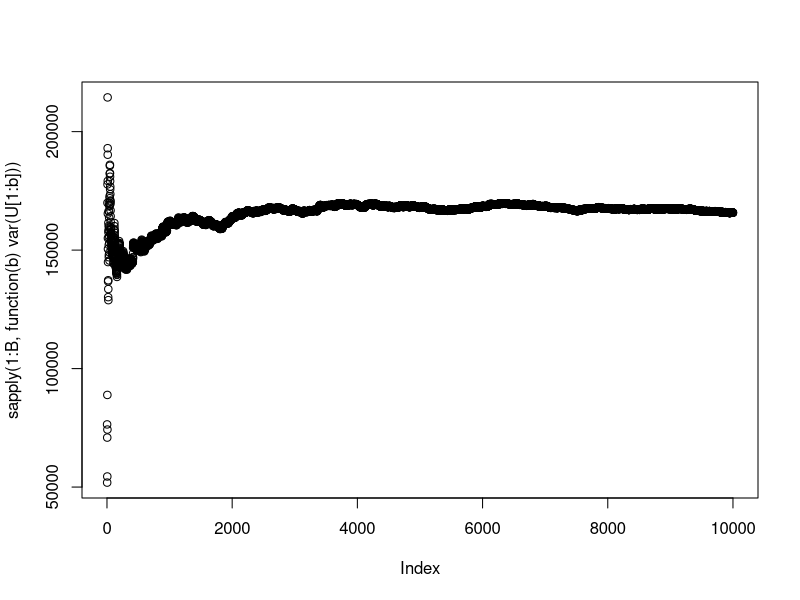
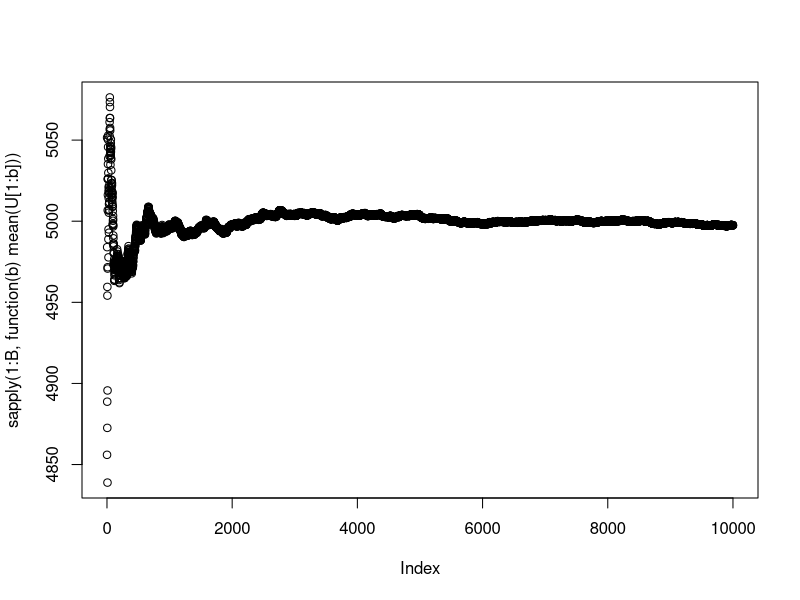
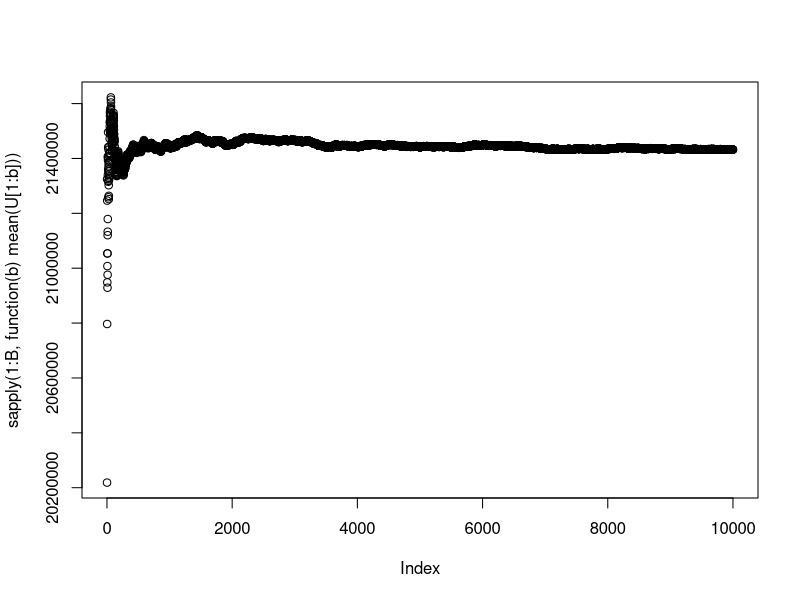

Write R code to recreate these figures, in order. (Note: a time limit stopped this script after it produced the figures.)

# Comportamento asintotico Wilcoxon Mann-Whitney
m = 100
n = 100
B = 10^4

U = vector()

for(b in 1:B){

  X = runif(n=m, min=0, max=2)
  Y = runif(n=n, min=0, max=2)

  Uj = sapply(1:n, function(j) sum(X<Y[j]))
  U[b] = sum(Uj)

}

var(U)
plot(sapply(1:B, function(b) var(U[1:b])))
plot(sapply(1:B, function(b) mean(U[1:b])))
theta = m*n/2
varr = (m*n*(m+n))/12



# Comportamento asintotico statistica test per k=3
m = 400
n = 400
B = 10^4

U = vector()

for(b in 1:B){

  X = runif(n=m, min=0, max=2)
  Y = runif(n=n, min=0, max=2)

  Uj = sapply(1:n, function(j) sum(X<Y[j]))
  Uj2 = Uj^2
  U[b] = sum(Uj2+Uj)

}
mean(U)
# var(U)
# plot(sapply(1:B, function(b) var(U[1:b])))
plot(sapply(1:B, function(b) mean(U[1:b])))
(theta = n*(m*0.5+m^2/3))
# varr







# Verifico correttezza della riscrittura della funzione kernel
m = 100
n = 100
B = 30

Uv1 = vector()
Uv2 = vector()

for(b in 1:B){

  X = runif(n=m, min=0, max=2)
  Y = runif(n=n, min=0, max=2)

  Uj = sapply(1:n, function(j) sum(X<Y[j]))
  Uj2 = Uj^2
  Uv1[b] = sum(Uj2+Uj)

  cond = matrix(nrow=n, ncol=m)
  for(j in 1:n){
    for(i in 1:m){
      if(X[i]<Y[j]){
        for(h in 1:m){
          cond[j,i] = sum(X<Y[j])
        }
      }
      else{
        cond[j,i] = F
      }
    }
  }
  condd = apply(cond, MARGIN = 1, FUN = sum)
  Uv2[b] = sum(condd+Uj)

}

Uv2==Uv1




# Verifico correttezza valore atteso della funzione kernel h
ciclefun = function(indices, index, cond){
  res = sapply(indices, function(j) min(cond[j],cond[index]))
  return(res)
}




hfun = function(x, y){
  cond = x<y
  aus = vector()
  nr = length(x)

  condoublematrix = sapply(1:nr, function(i) ciclefun(indices=1:nr, index=i, cond=cond))

  h = sum(cond)+sum(apply(condoublematrix, MARGIN = 1, FUN=sum))
  #h1 = sum(cond)+sum(sapply(1:nr, function(i) sum(condoublematrix[i,])))

  return(h)
}



m = 10
n = 10
B = 10^7
set.seed(123)
kernelvalues = vector()
X1 = runif(n=1, min=0, max=2)

for(b in 1:B){

  X = c(X1, runif(n=(m-1), min=0, max=2))
  Y = runif(n=1, min=0, max=2)

  kernelvalues[b] = hfun(X, Y)

}
mean(kernelvalues)

(2*m^2+5*m+5)/6-2*punif(X1, min = 0, max = 2)-(m-1)*(punif(X1, min = 0, max = 2))^2






# Verifico esattezza della forma chiusa del valore atteso di 1{x1<Y, X<Y}, dove Y,X random e X1 fissato

B=10^6

X1 = runif(n=1, min=0, max=2)
res = vector()

for(b in 1:B){

  X = runif(n=1, min=0, max=2)
  Y = runif(n=1, min=0, max=2)

  res[b] = ifelse((X1<Y & X<Y), 1, 0)

}
mean(res)
0.5*(1-punif(X1, min = 0, max = 2))^2+(1-punif(X1, min = 0, max = 2))*punif(X1, min = 0, max = 2)




# Verifico esattezza della forma chiusa del valore atteso di 1{x1<Y, X2<Y}, dove Y,X1,X2 random
B=10^6

res = vector()

for(b in 1:B){

  X1 = runif(n=1, min=0, max=2)
  X2 = runif(n=1, min=0, max=2)
  Y = runif(n=1, min=0, max=2)

  res[b] = ifelse((X1<Y & X2<Y), 1, 0)

}
mean(res)
1/3



# Verifico esattezza della forma chiusa del valore atteso di 1{x<Y}, dove Y,X random
B=10^6

res = vector()

for(b in 1:B){

  X = runif(n=1, min=0, max=2)
  Y = runif(n=1, min=0, max=2)

  res[b] = ifelse(X<Y, 1, 0)

}
mean(res)
1/2




# Verifico esattezza della forma chiusa di P(x1<Xh<Xr)

B=10^6

res = vector()
x1 = runif(n=1, min=0, max=2)
for(b in 1:B){

  Xh = runif(n=1, min=0, max=2)
  Xr = runif(n=1, min=0, max=2)

  res[b] = ifelse(Xh<Xr & x1<Xh, 1, 0)

}
mean(res)
0.5*(1-punif(x1, min = 0, max = 2))^2





# Verifico esattezza della forma chiusa di P(Xh<x1<Xr)

B=10^6

res = vector()
x1 = runif(n=1, min=0, max=2)
for(b in 1:B){

  Xh = runif(n=1, min=0, max=2)
  Xr = runif(n=1, min=0, max=2)

  res[b] = ifelse(Xh<x1 & x1<Xr, 1, 0)

}
mean(res)
(1-punif(x1, min = 0, max = 2))*(punif(x1, min = 0, max = 2))






# Verifico esattezza della forma chiusa di P(x1>Xh>Xr)

B=10^6

res = vector()
x1 = runif(n=1, min=0, max=2)
for(b in 1:B){

  Xh = runif(n=1, min=0, max=2)
  Xr = runif(n=1, min=0, max=2)

  res[b] = ifelse(x1>Xh & Xh>Xr, 1, 0)

}
mean(res)
0.5*(punif(x1, min = 0, max = 2))^2






# Verifico esattezza della forma chiusa di P(x1<Xh<Xr<Y)

B=10^6

res = vector()
x1 = runif(n=1, min=0, max=2)
for(b in 1:B){

  Xh = runif(n=1, min=0, max=2)
  Xr = runif(n=1, min=0, max=2)
  Y = runif(n=1, min=0, max=2)

  res[b] = ifelse(x1<Xh & Xh<Xr & Xr<Y, 1, 0)

}
mean(res)
(1-punif(x1, min = 0, max = 2))^3/6





# Verifico esattezza della forma chiusa di P(Xh<x1<Xr<Y)

B=10^6

res = vector()
x1 = runif(n=1, min=0, max=2)
for(b in 1:B){

  Xh = runif(n=1, min=0, max=2)
  Xr = runif(n=1, min=0, max=2)
  Y = runif(n=1, min=0, max=2)

  res[b] = ifelse(Xh<x1 & x1<Xr & Xr<Y, 1, 0)

}
mean(res)
0.5*(1-punif(x1, min = 0, max = 2))^2*(punif(x1, min = 0, max = 2))





# Verifico esattezza della forma chiusa di P(Xh<Xr<x1<Y)

B=10^6

res = vector()
x1 = runif(n=1, min=0, max=2)
for(b in 1:B){

  Xh = runif(n=1, min=0, max=2)
  Xr = runif(n=1, min=0, max=2)
  Y = runif(n=1, min=0, max=2)

  res[b] = ifelse(Xh<Xr & Xr<x1 & x1<Y, 1, 0)

}
mean(res)
0.5*(1-punif(x1, min = 0, max = 2))*(punif(x1, min = 0, max = 2))^2









# Verifico esattezza della forma chiusa di P(x1<Y, Xh<Y, Xr<Y)

B=10^6

res = vector()
x1 = runif(n=1, min=0, max=2)
for(b in 1:B){

  Xh = runif(n=1, min=0, max=2)
  Xr = runif(n=1, min=0, max=2)
  Y = runif(n=1, min=0, max=2)

  res[b] = ifelse(Xr<Y & Xh<Y & x1<Y, 1, 0)

}
mean(res)
(1-punif(x1, min = 0, max = 2))^3/3+(1-punif(x1, min = 0, max = 2))^2*punif(x1, min = 0, max = 2)+(1-punif(x1, min = 0, max = 2))*(punif(x1, min = 0, max = 2))^2
(1-(punif(x1, min = 0, max = 2))^3)/3




# Verifico esattezza della forma chiusa di
# sum_{h=2}^m (sum_{r=2}^m 1{Xh<Y, Xi<Y, Xr<Y})

B=10^5
m=10

#set.seed(123)
res = vector()

for(b in 1:B){

  Xh = runif(n=(m-1), min=0, max=2)
  Xi = runif(n=1, min=0, max=2)
  X = c(Xi, Xh)
  Y = runif(n=1, min=0, max=2)

  cond1 = ifelse(Xi<Y, 1, 0)
  cond2aus = X<Y
  cond2 = sum(cond2aus%*%t(cond2aus))
  res[b] = cond2*cond1

}

mean(res)
(m-2)*(m/4+1/4)+1/2




# Verifico esattezza della forma chiusa di P(Xr<Xh<Xi<x1<Y)

B=10^6

res = vector()
x1 = runif(n=1, min=0, max=2)
for(b in 1:B){

  Xh = runif(n=1, min=0, max=2)
  Xr = runif(n=1, min=0, max=2)
  Xi = runif(n=1, min=0, max=2)
  Y = runif(n=1, min=0, max=2)

  res[b] = ifelse(Xr<Xh & Xh<Xi & Xi<x1 & x1<Y, 1, 0)

}
mean(res)
(punif(x1, min = 0, max = 2))^3/6*(1-punif(x1, min = 0, max = 2))





# Verifico esattezza della forma chiusa di P(Xr<Xh<x1<Xi<Y)

B=10^6

res = vector()
x1 = runif(n=1, min=0, max=2)
for(b in 1:B){

  Xh = runif(n=1, min=0, max=2)
  Xr = runif(n=1, min=0, max=2)
  Xi = runif(n=1, min=0, max=2)
  Y = runif(n=1, min=0, max=2)

  res[b] = ifelse(Xr<Xh & Xh<x1 & x1<Xi & Xi<Y, 1, 0)

}
mean(res)
(punif(x1, min = 0, max = 2))^2/4*(1-punif(x1, min = 0, max = 2))^2





# Verifico esattezza della forma chiusa di P(Xr<x1<Xh<Xi<Y)

B=10^6

res = vector()
x1 = runif(n=1, min=0, max=2)
for(b in 1:B){

  Xh = runif(n=1, min=0, max=2)
  Xr = runif(n=1, min=0, max=2)
  Xi = runif(n=1, min=0, max=2)
  Y = runif(n=1, min=0, max=2)

  res[b] = ifelse(Xr<x1 & x1<Xh & Xh<Xi & Xi<Y, 1, 0)

}
mean(res)
(punif(x1, min = 0, max = 2))/6*(1-punif(x1, min = 0, max = 2))^3







# Verifico esattezza della forma chiusa di P(x1<Xr<Xh<Xi<Y)

B=10^5

res = vector()
x1 = runif(n=1, min=0, max=2)
for(b in 1:B){

  Xh = runif(n=1, min=0, max=2)
  Xr = runif(n=1, min=0, max=2)
  Xi = runif(n=1, min=0, max=2)
  Y = runif(n=1, min=0, max=2)

  res[b] = ifelse(x1<Xr & Xr<Xh & Xh<Xi & Xi<Y, 1, 0)

}
mean(res)
(1-punif(x1, min = 0, max = 2))^4/24







# Verifico esattezza della forma chiusa di P(x1<Y, Xi<Y, Xh<Y, Xr<Y)

B=10^5

res = vector()
x1 = runif(n=1, min=0, max=2)
for(b in 1:B){

  Xh = runif(n=1, min=0, max=2)
  Xr = runif(n=1, min=0, max=2)
  Xi = runif(n=1, min=0, max=2)
  Y = runif(n=1, min=0, max=2)

  res[b] = ifelse(x1<Y & Xr<Y & Xh<Y & Xi<Y, 1, 0)

}
mean(res)
(1-punif(x1, min = 0, max = 2)^4)/4





# Verifico esattezza della forma chiusa di E[a1^2], i>1 dove
# a1= 1{x1<Y}+sum_{h=1}^m 1{x1<Y, Xh<Y}

B=10^5
m=10

res = vector()
x1 = runif(n=1, min=0, max=2)
for(b in 1:B){

  Xshort = runif(n=(m-1), min=0, max=2)
  X = c(x1, Xshort)
  Y = runif(n=1, min=0, max=2)

  cond2 = X<Y

  # a1
  cond11 = ifelse(x1<Y, 1, 0)
  cond21 = sum(cond2)*cond11
  a1 = cond21+cond11

  res[b] = a1^2
}

mean(res)
4*(1-(punif(x1, min = 0, max = 2)))+
  2*(m-1)*(1-(punif(x1, min = 0, max = 2))^2)+
  (m-1)^2/3*(1-(punif(x1, min = 0, max = 2))^3)





# Verifico esattezza della forma chiusa di E[ai*a1], i>1 dove
# ai= 1{Xi<Y}+sum_{h=1}^m 1{Xi<Y, Xh<Y}
# a1= 1{x1<Y}+sum_{h=1}^m 1{x1<Y, Xh<Y}

B=10^5
m=10

#set.seed(123)
res = vector()
x1 = runif(n=1, min=0, max=2)
for(b in 1:B){

  Xh = runif(n=(m-2), min=0, max=2)
  Xi = runif(n=1, min=0, max=2)
  X = c(x1, Xi, Xh)
  Y = runif(n=1, min=0, max=2)

  cond2 = X<Y

  # a1
  cond11 = ifelse(x1<Y, 1, 0)
  cond21 = sum(cond2)*cond11
  a1 = cond21+cond11

  # ai
  cond1i = ifelse(Xi<Y, 1, 0)
  cond2i = sum(cond2)*cond1i
  ai = cond2i+cond1i

  res[b] = a1*ai

}

mean(res)
(m-2)^2/4*(1-(punif(x1, min = 0, max = 2))^4)+
  2*(m-2)*(1-(punif(x1, min = 0, max = 2))^3)+
  9/2*(1-(punif(x1, min = 0, max = 2))^2)




# Verifico esattezza della forma chiusa di E[ai^2], i>1 dove
# ai= 1{Xi<Y}+sum_{h=1}^m 1{Xi<Y, Xh<Y}

B=10^5
m=10

#set.seed(123)
res = vector()
x1 = runif(n=1, min=0, max=2)
for(b in 1:B){

  Xshort = runif(n=(m-2), min=0, max=2)
  Xi = runif(n=1, min=0, max=2)
  X = c(x1, Xi, Xshort)
  Y = runif(n=1, min=0, max=2)

  cond2 = X<Y

  # ai
  cond1i = ifelse(Xi<Y, 1, 0)
  cond2i = sum(cond2)*cond1i
  ai = cond2i+cond1i

  res[b] = ai^2

}

mean(res)
2+5/3*(m-2)+(m-3)*(m-2)/4+
  2/3*(m-2)*(1-(punif(x1, min = 0, max = 2))^3)+
  5/2*(1-(punif(x1, min = 0, max = 2))^2)



# Verifico esattezza della forma chiusa di
# sum_{h=2}^m (sum_{r=2}^m 1{x1<Y, Xh<Y, Xi<Y, Xr<Y})

B=10^5
m=10

#set.seed(123)
res = vector()
x1 = runif(n=1, min=0, max=2)

for(b in 1:B){

  Xh = runif(n=(m-2), min=0, max=2)
  Xi = runif(n=1, min=0, max=2)
  X = c(Xi, Xh)
  Y = runif(n=1, min=0, max=2)

  cond1 = ifelse(x1<Y & Xi<Y, 1, 0)
  cond2aus = sapply(1:(m-1), function(j) ifelse(X[j]<Y, 1, 0))
  cond2 = sum(cond2aus%*%t(cond2aus))
  res[b] = cond2*cond1

}

mean(res)
(m-2)*(m-3)/4*(1-(punif(x1, min = 0, max = 2))^4)+(m-2)*(1-(punif(x1, min = 0, max = 2))^3)+1/2*(1-(punif(x1, min = 0, max = 2))^2)




# Verifico esattezza della forma chiusa di
# E[(sum_{h=2}^m 1{Xi<Y, Xh<Y})(sum_{r=2}^m 1{Xj<Y, Xr<Y})]

B=10^5
m=10

#set.seed(123)
res = vector()
x1 = runif(n=1, min=0, max=2)

for(b in 1:B){

  Xshort = runif(n=(m-3), min=0, max=2)
  Xi = runif(n=1, min=0, max=2)
  Xj = runif(n=1, min=0, max=2)
  X = c(x1, Xi, Xj, Xshort)
  Y = runif(n=1, min=0, max=2)

  condi = ifelse(Xi<Y, 1, 0)
  condj = ifelse(Xj<Y, 1, 0)
  condX = sum(X<Y)
  condh = condi*condX
  condr = condj*condX
  res[b] = condh*condr

}

mean(res)
1/2*(1-(punif(x1, min = 0, max = 2))^2)+(m-3)/2*(1-(punif(x1, min = 0, max = 2))^4)+4/3*(1-(punif(x1, min = 0, max = 2))^3)+(m-3)*(m-4)/5+5/4*(m-3)+4/3

(12*m^2+21*m+19)/60-(punif(x1, min = 0, max = 2))^2/2-(m-3)/4*(punif(x1, min = 0, max = 2))^4-4/3*(punif(x1, min = 0, max = 2))^3





# Verifico esattezza della forma chiusa di E[ai*aj], i,j>1 i!=j dove
# ai= 1{Xi<Y}+sum_{h=1}^m 1{Xi<Y, Xh<Y}
# aj= 1{Xj<Y}+sum_{r=1}^m 1{Xj<Y, Xr<Y}

B=10^5
m=10

#set.seed(123)
res = vector()
x1 = runif(n=1, min=0, max=2)
for(b in 1:B){

  Xshort = runif(n=(m-3), min=0, max=2)
  Xi = runif(n=1, min=0, max=2)
  Xj = runif(n=1, min=0, max=2)
  X = c(x1, Xi, Xj, Xshort)
  Y = runif(n=1, min=0, max=2)

  cond2 = X<Y

  # aj
  cond1j = ifelse(Xj<Y, 1, 0)
  cond2j = sum(cond2)*cond1j
  aj = cond2j+cond1j

  # ai
  cond1i = ifelse(Xi<Y, 1, 0)
  cond2i = sum(cond2)*cond1i
  ai = cond2i+cond1i

  res[b] = aj*ai

}

mean(res)
3+(m-3)*(4*m+19)/20+1/2*(1-(punif(x1, min = 0, max = 2))^2)+5/3*(1-(punif(x1, min = 0, max = 2))^3)+(m-3)/2*(1-(punif(x1, min = 0, max = 2))^4)





# Verifico esattezza della forma chiusa di E[h(x1, X2,...,Xm,Y)], dove
# h(x1, X2,...,Xm,Y) = sum_{i=1}^m ai dove
# ai= 1{Xi<Y}+sum_{h=1}^m 1{Xi<Y, Xh<Y}

B=10^5
m=10

res = vector()
x1 = runif(n=1, min=0, max=2)
for(b in 1:B){

  Xshort = runif(n=(m-1), min=0, max=2)
  X = c(x1, Xshort)
  Y = runif(n=1, min=0, max=2)

  cond2 = X<Y

  a = vector()
  for(i in 1:m){
    # ai
    cond1i = ifelse(X[i]<Y, 1, 0)
    cond2i = sum(cond2)*cond1i
    a[i] = cond2i+cond1i
  }
  res[b] = sum(a)
}

mean(res)
2*(1-punif(x1, min = 0, max = 2)) +(m-1)*(1-(punif(x1, min = 0, max = 2))^2)+(m-1)/3*(1+m)








# Verifico esattezza della forma chiusa di E[h(x1, X2,...,Xm,Y)^2], dove
# h(x1, X2,...,Xm,Y) = sum_{i=1}^m ai dove
# ai= 1{Xi<Y}+sum_{h=1}^m 1{Xi<Y, Xh<Y}

B=10^5
m=10

res = vector()
x1 = runif(n=1, min=0, max=2)
for(b in 1:B){

  Xshort = runif(n=(m-1), min=0, max=2)
  X = c(x1, Xshort)
  Y = runif(n=1, min=0, max=2)

  cond2 = X<Y

  a = vector()
  for(i in 1:m){
    # ai
    cond1i = ifelse(X[i]<Y, 1, 0)
    cond2i = sum(cond2)*cond1i
    a[i] = cond2i+cond1i
  }
  res[b] = sum(a)^2
}

mean(res)
m^4/5+m^2/2-5/2*m+9/5+4*(1-punif(x1, min = 0, max = 2))+
  (m-1)*(11+m)/2*(1-punif(x1, min = 0, max = 2)^2)+
  (m-1)*(14/3-9)*(1-punif(x1, min = 0, max = 2)^3)+
  ((m-1)*(m-2)*(3/2*m-4)/2)*(1-punif(x1, min = 0, max = 2)^4)







# Verifico esattezza di theta = E[h(X1, X2,...,Xm,Y)]
# dove anche X1 è random

B=10^5
m=10

res = vector()

for(b in 1:B){

  X = runif(n=m, min=0, max=2)
  Y = runif(n=1, min=0, max=2)

  cond2 = X<Y

  a = vector()
  for(i in 1:m){
    # ai
    cond1i = ifelse(X[i]<Y, 1, 0)
    cond2i = sum(cond2)*cond1i
    a[i] = cond2i+cond1i
  }
  res[b] = sum(a)
}

mean(res)
m+m*(m-1)/3




# Verifico esattezza di E[(h(x1, X2,...,Xm,Y)-theta)^2]

B=10^5
m=10

res = vector()
x1 = runif(n=1, min=0, max=2)
theta = m/3*(m+2)

for(b in 1:B){

  Xshort = runif(n=(m-1), min=0, max=2)
  X = c(x1, Xshort)
  Y = runif(n=1, min=0, max=2)

  cond2 = X<Y

  a = vector()
  for(i in 1:m){
    # ai
    cond1i = ifelse(X[i]<Y, 1, 0)
    cond2i = sum(cond2)*cond1i
    a[i] = cond2i+cond1i
  }
  h = sum(a)
  res[b] = (h - theta)^2
}

mean(res)
4/45*m^4+2/5*m^3+19/30*m^2+47/45*m-7/6+
  (-4/3*m*(m+2)+4)*(1-punif(x1, min = 0, max = 2))+
  (-2/3*m^3-m^2/6+10/3*m-5/2)*(1-(punif(x1, min = 0, max = 2))^2)+
  ((m-1)/3*(8*m-5))*(1-(punif(x1, min = 0, max = 2))^3)+
  (m*(m-2)*(3*m-8))/4*(1-(punif(x1, min = 0, max = 2))^4)
